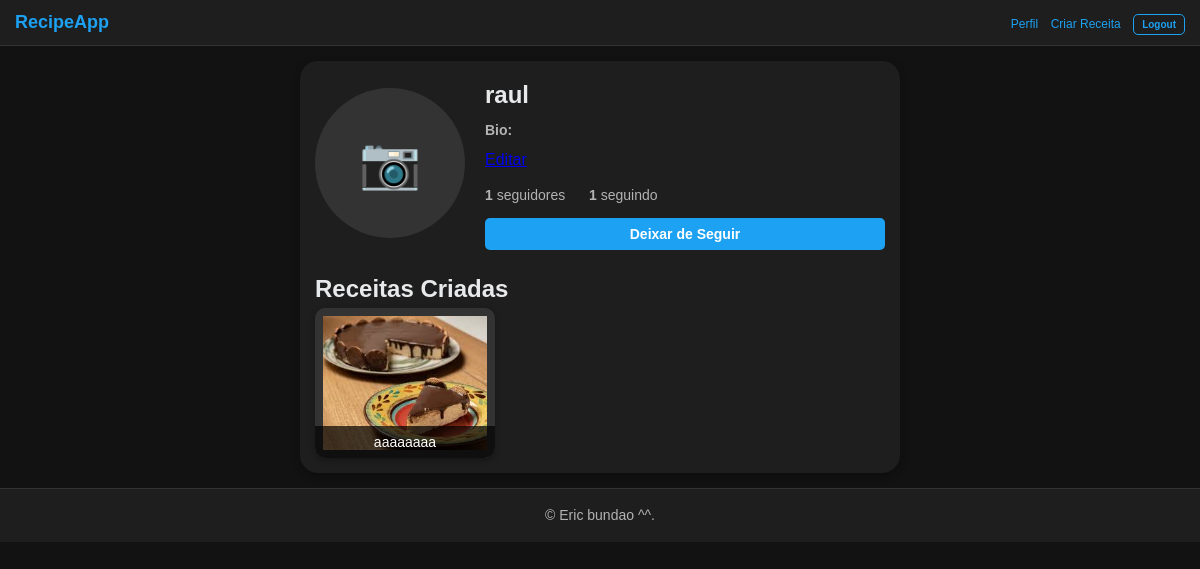
The page /profile/raul/ (signed in) on the database its author committed.
### recipes/models.py (models this page shows, shortened)
class Profile(models.Model):
    user = models.OneToOneField(User, on_delete=models.CASCADE)
    bio = models.TextField(blank=True)
    profile_picture = models.ImageField(upload_to='profile_pics/', blank=True, null=True)  # Opcional

class Recipe(models.Model):
    title = models.CharField(max_length=200)
    description = models.TextField()
    ingredients = models.TextField()
    instructions = models.TextField()
    author = models.ForeignKey(User, on_delete=models.CASCADE, related_name='recipes')
    created_at = models.DateTimeField(auto_now_add=True)
    likes = models.ManyToManyField(User, related_name='liked_recipes', blank=True)
    image = models.ImageField(upload_to='recipe_images/', blank=True, null=True)  # Opcional

### recipes/views.py (the view)
# urls.py: path('profile/<str:username>/', views.profile, name='profile'),
@login_required
def profile(request, username):
    user = get_object_or_404(User, username=username)
    profile = get_object_or_404(Profile, user=user)
    recipes = user.recipes.all()  # Receitas criadas pelo usuário
    following_count = Follow.objects.filter(follower=user).count()
    following_users = Follow.objects.filter(follower=user).values_list('followed', flat=True)
    followers_count = Follow.objects.filter(followed=user).count()
    followers_users = Follow.objects.filter(followed=user).values_list('follower', flat=True)
    is_following = False
    if request.user.is_authenticated:
        is_following = Follow.objects.filter(follower=request.user, followed=user).exists()
    return render(request, 'recipes/profile.html', {
        'profile': profile,
        'recipes': recipes,
        'is_following': is_following,
        'following_count': following_count,
        'followers_count': followers_count,
        'following_users': User.objects.filter(id__in=following_users),
        'followers_users': User.objects.filter(id__in=followers_users)
    })

### recipes/templates/recipes/profile.html (shortened to what this page needs)
{% extends 'recipes/base.html' %}
{% block content %}
<div class="profile-container">
    <div class="profile-header">
        <div class="profile-picture">
            {% if profile.profile_picture %}
                <img src="{{ profile.profile_picture.url }}" alt="Foto de Perfil" class="rounded-image">
            {% else %}
                <div class="default-profile-picture">📷</div>
            {% endif %}
        </div>
        <div class="profile-info">
            <h1>{{ profile.user.username }}</h1>
            <p><strong>Bio:</strong> {{ profile.bio }}</p>
            <a href="{% url 'edit_profile' %}">Editar</a>
            <div class="follow-stats">
                <span>
                    <strong>{{ followers_count }}</strong> seguidores
                </span>
                <span>
                    <strong>{{ following_count }}</strong> seguindo
                </span>
            </div>
            {% if user.is_authenticated and user != profile.user %}
                <form method="post" action="{% url 'follow_user' profile.user.username %}">
                    {% if is_following %}
                        <button type="submit" class="follow-button">Deixar de Seguir</button>
                    {% else %}
                        <button type="submit" class="follow-button">Seguir</button>
                    {% endif %}
                </form>
            {% endif %}
        </div>
    </div>
    <h2>Receitas Criadas</h2>
    <div class="recipe-grid">
        {% for recipe in recipes %}
            <div class="recipe-card">
                <a href="{% url 'recipe_detail' recipe.pk %}">
                    {% if recipe.image %}
                        <img src="{{ recipe.image.url }}" alt="Imagem da Receita" class="recipe-image">
                    {% else %}
                        <div class="no-image">Sem Imagem</div>
                    {% endif %}
                    <div class="recipe-title">{{ recipe.title }}</div>
                </a>
            </div>
        {% empty %}
            <p>Nenhuma receita disponível.</p>
        {% endfor %}
    </div>
</div>
{% endblock %}

### recipes/static/css/style.css (style rules this page uses)
* { margin: 0; padding: 0; box-sizing: border-box; }
body { font-family: Arial, sans-serif; background-color: #121212; color: #e7e9ea; line-height: 1.6; min-height: 100vh; }
.recipe-card { background-color: #1e1e1e; border-radius: 108px; padding: 8px; box-shadow: 0 2px 6px rgba(0, 0, 0, 0.3); }
.recipe-image { width: 100%; height: 100%; object-fit: cover; transition: transform 0.3s ease; }
form { display: flex; flex-direction: column; gap: 10px; }
form input, form textarea, form button { padding: 10px; border: 1px solid #333; border-radius: 5px; background-color: #1e1e1e; color: #e7e9ea; font-size: 16px; }
form button { background-color: #aeaeae; border: none; color: white; cursor: pointer; font-weight: bold; }
.profile-header { display: flex; align-items: center; margin-bottom: 20px; }
.profile-picture { width: 150px; height: 150px; border-radius: 50%; overflow: hidden; margin-right: 20px; background-color: #333; }
.default-profile-picture { width: 100%; height: 100%; display: flex; align-items: center; justify-content: center; font-size: 50px; color: #666; }
.profile-info { flex-grow: 1; }
.profile-info h1 { margin: 0; font-size: 24px; color: #e7e9ea; }
.profile-info p { margin: 5px 0; font-size: 14px; color: #b3b3b3; }
.follow-stats { margin-top: 10px; }
.follow-stats span { margin-right: 20px; font-size: 14px; color: #b3b3b3; }
.follow-button { background-color: #1da1f2; color: white; border: none; padding: 8px 15px; border-radius: 5px; cursor: pointer; font-size: 14px; margin-top: 10px; }
.recipe-grid { display: grid; grid-template-columns: repeat(3, 1fr); gap: 15px; }
.recipe-card { position: relative; width: 100%; height: 150px; overflow: hidden; border-radius: 10px; background-color: #333; }
.recipe-image { width: 100%; height: 100%; object-fit: cover; }
.recipe-title { position: absolute; bottom: 0; left: 0; right: 0; background-color: rgba(0, 0, 0, 0.7); color: white; padding: 5px; text-align: center; font-size: 14px; border-bottom-left-radius: 10px; border-bottom-right-radius: 10px; }

### rows shown on the page
Profile: user.username "raul"
Recipe: image (picture), title "aaaaaaaa"

### other values the page prints
{{ followers_count }} "1"
{{ following_count }} "1"
